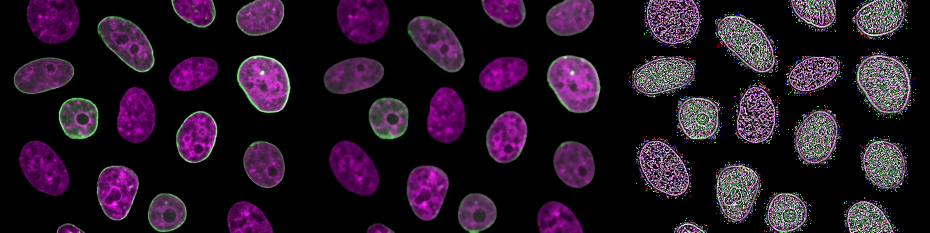
#> input picture machinevision/assignment3/comparisons/cellcomparison.jpg, 1860 x 465 px, given in place of fingerprint_BW.png, which was not available (shown at 1/2 size)
$ python filter.py   (older library calls are emulated)
#> lines starting #> are read from the running program, lines starting #| are printed output that depends on the picture; pictures that were not available may be replaced by others from this repository, and a replacement may not be noted
#> further down, image is the input picture: shape (465, 1860, 3); mean B, G, R 37.2, 21, 36.8
import cv2
import numpy as np


def morphologicalFilter(image):
    kernel = [[0,1,0], [1,1,1], [0,1,0]]
    kernel = np.array(kernel, np.uint8)
    ###############################################################
    # code for output image b
    # kernel = [[0, 0, 0, 1, 0, 0, 0],
    #           [0, 0, 1, 1, 1, 0, 0],
    #           [0, 1, 1, 1, 1, 1, 0],
    #           [1, 1, 1, 1, 1, 1, 1],
    #           [0, 1, 1, 1, 1, 1, 0],
    #           [0, 0, 1, 1, 1, 0, 0],
    #           [0, 0, 0, 1, 0, 0, 0]]
    # kernel = np.array(kernel, np.uint8)
    # image = cv2.morphologyEx(image, cv2.MORPH_ERODE, kernel)
    ###############################################################

    ###############################################################
    # code for output image d
    # kernel = [[0,0,1,0,0], [0,1,1,1,0], [1,1,1,1,1], [0,1,1,1,0], [0,0,1,0,0]]
    # kernel = np.array(kernel, np.uint8)
    # image = cv2.morphologyEx(image, cv2.MORPH_CLOSE, kernel)
    # image = cv2.morphologyEx(image, cv2.MORPH_OPEN, kernel)
    ###############################################################

    image = cv2.morphologyEx(image, cv2.MORPH_OPEN, kernel)
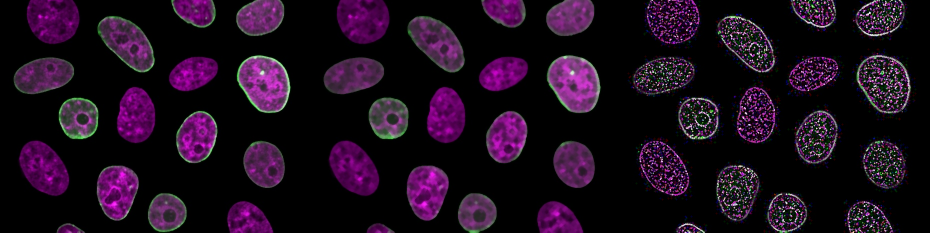
#> image: shape (465, 1860, 3) (shown at 1/2 size); mean of channels 0, 1, 2 29.8, 12.8, 29.5; drawn as B, G, R
    image = cv2.morphologyEx(image, cv2.MORPH_CLOSE, kernel)
    # image = cv2.morphologyEx(image, cv2.MORPH_OPEN, kernel)


    return image

def medianFilter(input):
    image = cv2.medianBlur(input, 5)
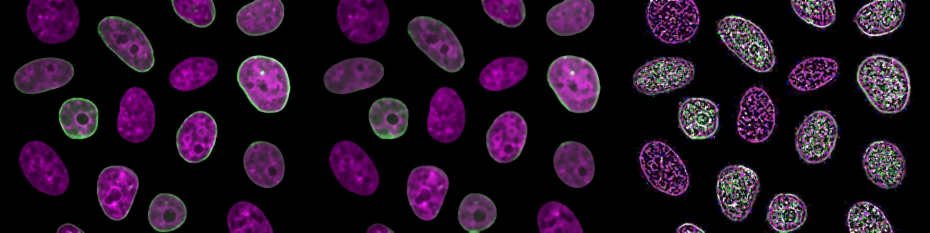
#> image: shape (465, 1860, 3) (shown at 1/2 size); mean B, G, R 33.8, 16.3, 33.4
    # image = cv2.Laplacian(input, cv2.CV_64F)
    return image
def saveImages(images, whichImage):
    #save the images to one image canvas
#> called with whichImage = 'fingerprint_BW'
    images = [image, morphologicalFiltered, medianFiltered]
    outputImage = np.zeros((images[0].shape[0], images[0].shape[1]*3, 3), np.uint8)
    outputImage[:, 0:images[0].shape[1]] = images[0]
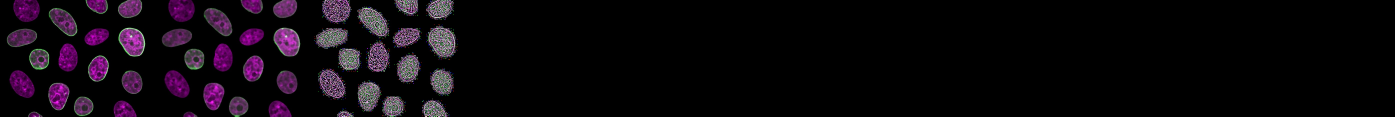
#> outputImage: shape (465, 5580, 3) (shown at 1/4 size); mean of channels 0, 1, 2 12.4, 7, 12.3; drawn as B, G, R
    outputImage[:, images[0].shape[1]:images[0].shape[1]*2] = images[1]
    outputImage[:, images[0].shape[1]*2:] = images[2]
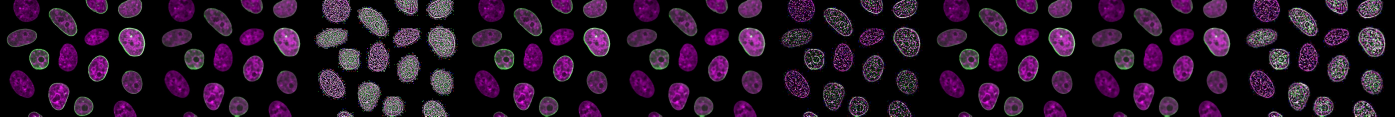
#> outputImage: shape (465, 5580, 3) (shown at 1/4 size); mean of channels 0, 1, 2 33.9, 16.9, 33.5; drawn as B, G, R

    cv2.imwrite(f"comparisons/{whichImage}comparison.jpg", outputImage)

inputPath = 'machinevision/assignment3/'
whichImage = 'fingerprint_BW'
image = cv2.imread(f'{whichImage}.png')
images = []
images.append(image)
morphologicalFiltered = morphologicalFilter(image)
images.append(morphologicalFiltered)

medianFiltered = medianFilter(image)
images.append(medianFiltered)

saveImages(images, whichImage)
#save the images to file
cv2.imwrite(f'results/{whichImage}morphologicalFiltered.jpg', morphologicalFiltered)
cv2.imwrite(f'results/{whichImage}medianFiltered.jpg', medianFiltered)

$ run again, on machinevision/assignment3/comparisons/morphologycomparison.jpg
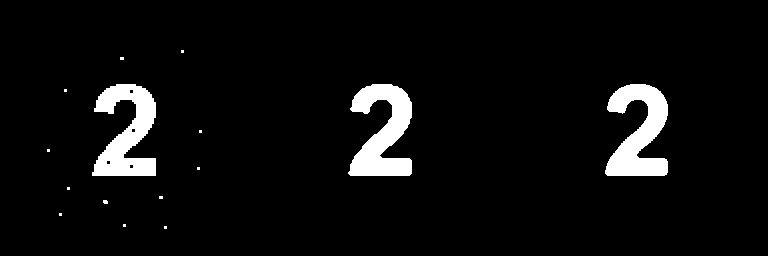
#> input picture machinevision/assignment3/comparisons/morphologycomparison.jpg, 768 x 256 px, given in place of fingerprint_BW.png, which was not available
#> image is the input picture: shape (256, 768, 3); min 0, max 255, mean 13.5
#> in saveImages, `outputImage[:, 0:images[0].shape[1]] = images[0]`:
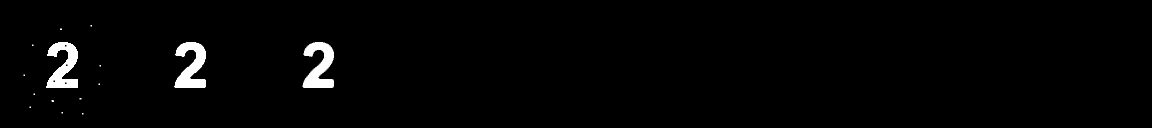
#> outputImage: shape (256, 2304, 3) (shown at 1/2 size); min 0, max 255, mean 4.5
#> in saveImages, `outputImage[:, images[0].shape[1]*2:] = images[2]`:
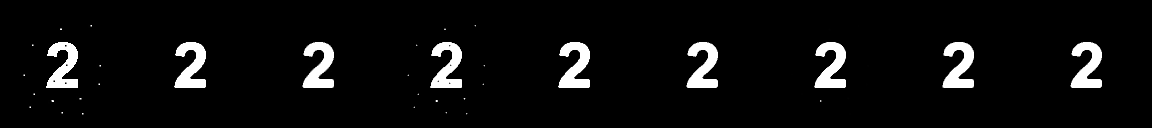
#> outputImage: shape (256, 2304, 3) (shown at 1/2 size); min 0, max 255, mean 13.4
